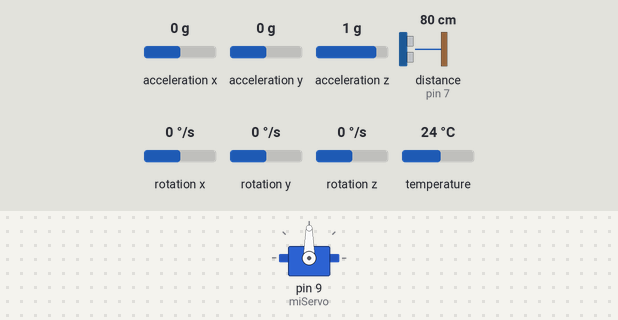
Bench run of a sketch on a simulated Arduino Uno, built with avr-gcc and run on an emulated ATmega328P. Parts: servo. The test bench sets the inputs (shaded band); at power-on: distance to the obstacle (sensor on pin 7) 80 cm, acceleration x 0 g, acceleration y 0 g, acceleration z 1 g, rotation x 0 °/s, rotation y 0 °/s, rotation z 0 °/s, temperature 24 °C. The echo pulse lasts 58.3 µs per cm; random numbers use the default seed unless the sketch sets one; what the sketch prints to the serial monitor is not drawn.

Above: at 0.1 s.
At 1.8 s:
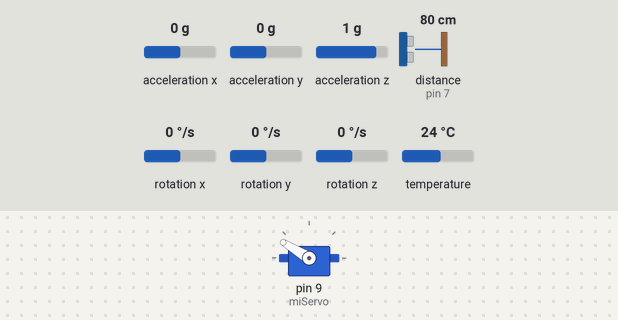
1.9 s: distance to the obstacle (sensor on pin 7) set to 2 cm
At 2.5 s:
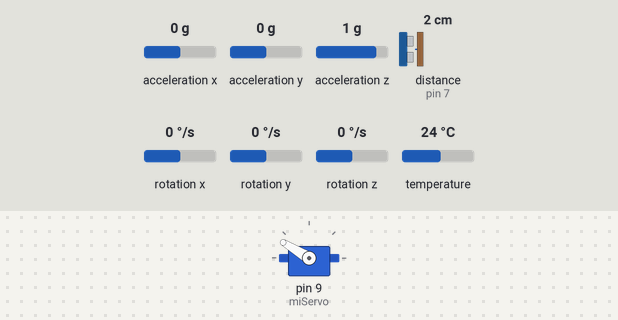
4.9 s: distance to the obstacle (sensor on pin 7) set to 18 cm
7.9 s: distance to the obstacle (sensor on pin 7) set to 4 cm
10.9 s: distance to the obstacle (sensor on pin 7) set to 35 cm
Timing chart, 0 to 19.6 s (numbered marks = the images above; inputs shaded):
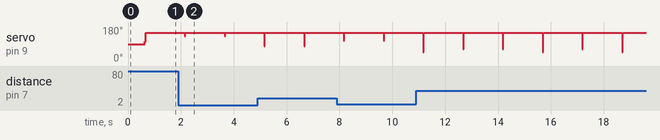

The sketch:

identificacion_LC.ino
```cpp
#include <NewPing.h>
#include <Servo.h>
#include <Adafruit_MPU6050.h>
#include <Adafruit_Sensor.h>

#define TRIGGER_PIN  6   // Pin de arduino conectado al pin del trigger
#define ECHO_PIN     7   // Pin de arduino conectado al pin del echo
#define MAX_DISTANCE 40 // Distancia máxima en centímetros
#define PERIODO 20000 //Período en us
#define N_MUESTRAS 50 //Cantidad de vececs que se mide el ángulo de la IMU para estimar el sesgo
#define C 0.0343 //Velocidad del sonido en cm/us

#define ANGULO_SERVO_MAX 58.55
#define ANGULO_SERVO_MIN -46.84

#define PRBS_AMP 5.0 //Amplitud de la PRBS en c,
#define PRBS_HOLD 75 //Cantidad de muestras por las que se sostiene la entrada
#define PRBS_SEED 1UL

int prbs_counter = 0;
float r_prbs = PRBS_AMP; //Referencia a seguir

NewPing sonar(TRIGGER_PIN, ECHO_PIN, MAX_DISTANCE); // Setup
Servo miServo;
Adafruit_MPU6050 mpu;
float theta_bias = 0;

void setup() {
  miServo.attach(9); // pin PWM
  Serial.begin(115200);

  randomSeed(PRBS_SEED);

  if (!mpu.begin()) {
    Serial.println("IMU no encontrada");
    while (1) {
      delay(10);
    }
  }
  Serial.println("IMU inicializada correctamente");

  mpu.setAccelerometerRange(MPU6050_RANGE_8_G);
  mpu.setGyroRange(MPU6050_RANGE_500_DEG);
  mpu.setFilterBandwidth(MPU6050_BAND_44_HZ);

  sensors_event_t a, g, t;
  for(int i = 0; i < N_MUESTRAS; i++){ //Se calcula es sesgo como el promedio de (N_MUESTRAS) mediciones
    mpu.getEvent(&a, &g, &t);
    theta_bias += (180/PI) * atan2(a.acceleration.y, a.acceleration.z);
    delay(10);
  }
  theta_bias/=N_MUESTRAS;
}


float theta_x_acc = 0; //Posición angular estimada por el acelerómetro, asumimos que inicialmente es 0
float theta_x_fc = 0;
float theta_x_gyro_fc = 0;

float alfa = 0.1;


float kp = 2.0;

void loop() {
  unsigned long t_ini = micros();

  //Sensor ultrasónico
  float posicion = posicion_carrito();

  //IMU
  sensors_event_t a, g, t;
  mpu.getEvent(&a, &g, &t);

  theta_x_acc = (180.0/PI) * atan2(a.acceleration.y, a.acceleration.z) - theta_bias;
  theta_x_gyro_fc = theta_x_fc + (180/PI) * g.gyro.x * (PERIODO/1000000.0f);

  theta_x_fc = alfa * theta_x_acc + (1 - alfa) * theta_x_gyro_fc;


  float angulo = kp * (r_prbs - posicion);
  if(angulo < ANGULO_SERVO_MIN){
    angulo = ANGULO_SERVO_MIN;
  } else if(angulo > ANGULO_SERVO_MAX){
    angulo = ANGULO_SERVO_MAX;
  }
  int duty_cycle_servo = (int)mapFloat(angulo, -90, 90, 600, 2400);
  miServo.writeMicroseconds(duty_cycle_servo);

  r_prbs = actualizarPRBS();

  float datos[4] = {r_prbs, angulo, theta_x_fc, posicion}; //pasar a maltab referencia, angulo (acción de control u), ángulo de la barra y posicion medida (salida y)
  matlab_send(datos, 4);

  while (micros() - t_ini < PERIODO) {}
}

float mapFloat(float valor, float x_inicial, float x_final, float y_inicial, float y_final){
  return (y_final - y_inicial)/(x_final - x_inicial) * (valor - x_inicial) + y_inicial;
}

void matlab_send(float *datos, size_t largo){
  Serial.write("abcd");

  for(size_t i = 0; i < largo; i++){
    byte * b = (byte *) &datos[i];
    Serial.write(b,4);
  }
}


float posicion_carrito(){ //Esta función devuelve la posición del carro en nuestro sistema de referencia
  unsigned long tiempo = sonar.ping(MAX_DISTANCE);
  float medicion = (C/2) * tiempo;
  if(tiempo == 0){ //Se excedió el tiempo máximo, el carrito se cayó de la barra o está pegado al sensor
    medicion = 15.5; //Quiero que cuando el carrito se caiga, el sensor lo detecte en 0.
  } else if(medicion < 2){
    medicion = 2; //Para las mediciones menores a 2cm
  }
  return mapFloat(medicion, 15.5, 32, 0, 17.25);
}

float actualizarPRBS() { //Genera +PRBS_AMPLITUD ó -PRBS_AMPLITUD cada PRBS_HOLD muestras
  float resultado;
  if (prbs_counter == 0) {
    if (random(0, 2) == 0) {
      resultado = -PRBS_AMP;
    } else {
      resultado = PRBS_AMP;
    }
  }

  prbs_counter++;

  if (prbs_counter >= PRBS_HOLD) {
    prbs_counter = 0;
  }

  return resultado;
}
```
